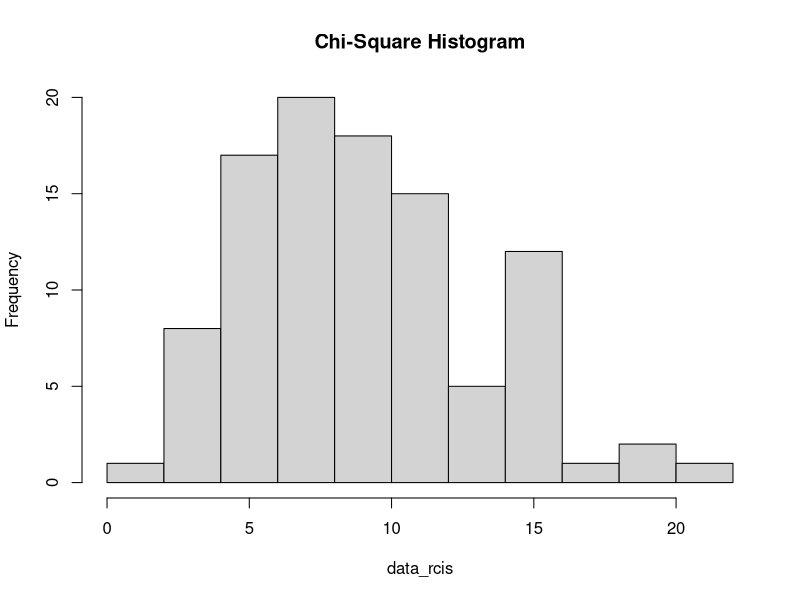

Write R code to recreate this figure.
#4

#4a
x <- 2
v <- 10
dchisq(x, v)

#4b
n <- 100
data_rcis <- rchisq(n, v)
hist(data_rcis, main="Chi-Square Histogram")

#4c
mean(data_rcis)
var(data_rcis)